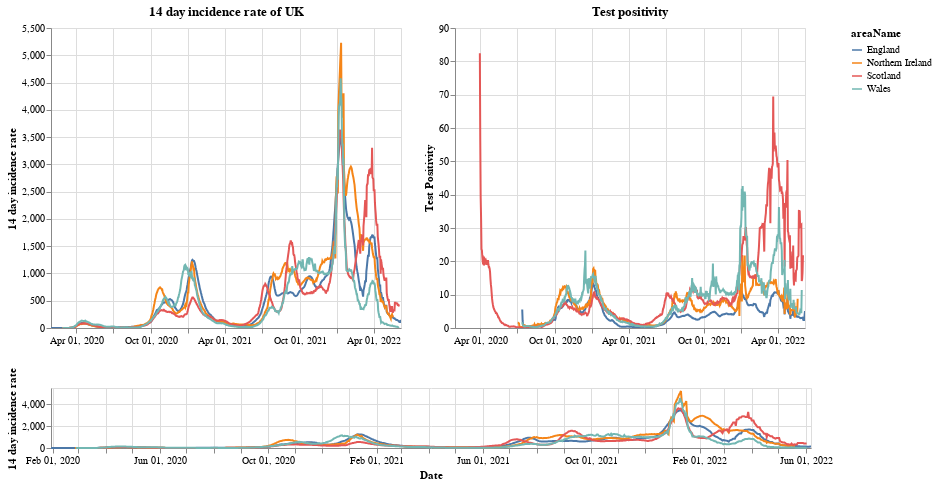

Notebook code for this chart:
### Markdown cell above
# Plots

First a plot with each country in the UK. The top right shows the positivity rate for (which is the percentage of registered tests which were positive) while the top left is the 14 day incidence rate. The bottom chart can be used to select the timeframe (does not work on a mobile device).

### Code cell
#collapse
brush = alt.selection(type='interval', name='DateBrush',encodings=['x'],fields=['Time'])
leg_selection = alt.selection_multi(fields=['areaName'], bind='legend')

base = alt.Chart(uk_cases).mark_line().encode(
    x=alt.X("yearmonthdate(date):T", axis=alt.Axis(title='Date')),
    y=alt.Y("twoWeeklyCasesRate:Q", axis=alt.Axis(title='14 day incidence rate')),
    tooltip=['areaName', 'date','twoWeeklyCasesRate', 'testPositivity'],
    color='areaName',
    opacity=alt.condition(leg_selection, alt.value(2), alt.value(0.1))
).add_selection(leg_selection).properties(width=350)

upper = base.encode(alt.X('yearmonthdate(date):T', axis=alt.Axis(title=''),
                         scale=alt.Scale(domain=brush))
                   ).properties(title=f'14 day incidence rate of UK')
upper_right = upper.encode(alt.Y('testPositivity:Q', axis=alt.Axis(title='Test Positivity'))).properties(title='Test positivity')
lower = base.properties(height=60, width = 760).add_selection(brush)

(upper | upper_right) & lower

### Figure 1 — Vega-Lite specification as saved in the notebook (floating-point values rounded to 4 significant figures; data arrays with more than 128 entries replaced by an {"elided": "..."} marker saying what was removed)
{"config": {"view": {"continuousWidth": 400, "continuousHeight": 300}}, "vconcat": [{"hconcat": [{"mark": "line", "encoding": {"color": {"type": "nominal", "field": "areaName"}, "opacity": {"condition": {"value": 2, "selection": "selector001"}, "value": 0.1}, "tooltip": [{"type": "nominal", "field": "areaName"}, {"type": "temporal", "field": "date"}, {"type": "quantitative", "field": "twoWeeklyCasesRate"}, {"type": "quantitative", "field": "testPositivity"}], "x": {"type": "temporal", "axis": {"title": ""}, "field": "date", "scale": {"domain": {"selection": "DateBrush"}}, "timeUnit": "yearmonthdate"}, "y": {"type": "quantitative", "axis": {"title": "14 day incidence rate"}, "field": "twoWeeklyCasesRate"}}, "selection": {"selector001": {"type": "multi", "fields": ["areaName"], "bind": "legend"}}, "title": "14 day incidence rate of UK", "width": 350}, {"mark": "line", "encoding": {"color": {"type": "nominal", "field": "areaName"}, "opacity": {"condition": {"value": 2, "selection": "selector001"}, "value": 0.1}, "tooltip": [{"type": "nominal", "field": "areaName"}, {"type": "temporal", "field": "date"}, {"type": "quantitative", "field": "twoWeeklyCasesRate"}, {"type": "quantitative", "field": "testPositivity"}], "x": {"type": "temporal", "axis": {"title": ""}, "field": "date", "scale": {"domain": {"selection": "DateBrush"}}, "timeUnit": "yearmonthdate"}, "y": {"type": "quantitative", "axis": {"title": "Test Positivity"}, "field": "testPositivity"}}, "selection": {"selector001": {"type": "multi", "fields": ["areaName"], "bind": "legend"}}, "title": "Test positivity", "width": 350}]}, {"mark": "line", "encoding": {"color": {"type": "nominal", "field": "areaName"}, "opacity": {"condition": {"value": 2, "selection": "selector001"}, "value": 0.1}, "tooltip": [{"type": "nominal", "field": "areaName"}, {"type": "temporal", "field": "date"}, {"type": "quantitative", "field": "twoWeeklyCasesRate"}, {"type": "quantitative", "field": "testPositivity"}], "x": {"type": "temporal", "axis": {"title": "Date"}, "field": "date", "timeUnit": "yearmonthdate"}, "y": {"type": "quantitative", "axis": {"title": "14 day incidence rate"}, "field": "twoWeeklyCasesRate"}}, "height": 60, "selection": {"selector001": {"type": "multi", "fields": ["areaName"], "bind": "legend"}, "DateBrush": {"type": "interval", "encodings": ["x"], "fields": ["Time"]}}, "width": 760}], "data": {"name": "data-41a9d22562a906216f1ac1dfba5df450"}, "$schema": "https://vega.github.io/schema/vega-lite/v4.8.1.json", "datasets": {"data-41a9d22562a906216f1ac1dfba5df450": {"elided": "3328 records"}}}
